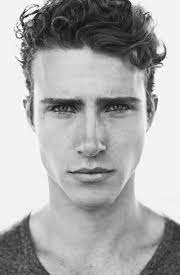
#> input picture Faculty Labs/8 Neural Network Face detection/f1.jpg, 180 x 275 px
$ python pillow_testing.py
#> lines starting #> are read from the running program, lines starting #| are printed output that depends on the picture
from matplotlib import image
from matplotlib import pyplot
from PIL import Image

# load and show an image with Pillow
# load the image
myImage = Image.open('f1.jpg')
#> myImage is the input picture: PIL image 180x275 RGB; min 0, max 255, mean 171
# summarize some details about the image
print(myImage.format)
#| JPEG
print(myImage.mode)
#| RGB
print(myImage.size)
#| (180, 275)
# show the image
myImage.show()


# load and display an image with Matplotlib
# load image as pixel array
#data = image.imread('f1.jpg')
# summarize shape of the pixel array
#print(data.dtype)
#print(data.shape)
# display the array of pixels as an image
#pyplot.imshow(data)
#pyplot.show()


# create a thumbnail of an image
# load the image
img = Image.open('f1.jpg')
# report the size of the image
print(img.size)
#| (180, 275)
# create a thumbnail and preserve aspect ratio
img.thumbnail((222,222))
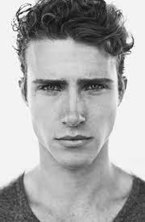
#> img: PIL image 145x222 RGB; min 7, max 255, mean 171
img.show()
# report the size of the thumbnail
print(img.size)
#| (145, 222)
